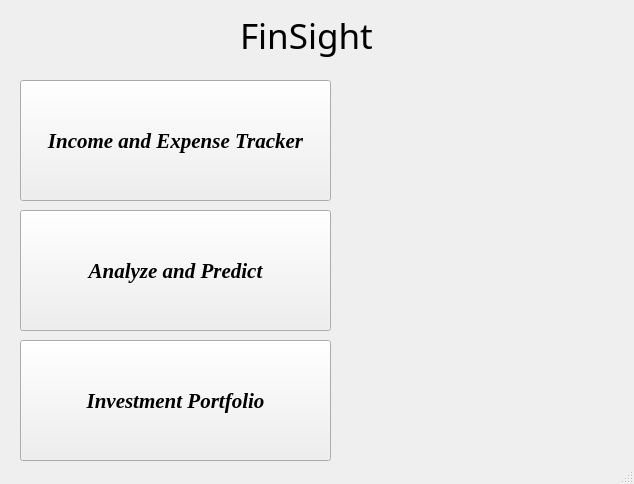
<?xml version="1.0" encoding="UTF-8"?>
<ui version="4.0">
 <class>Dashboard</class>
 <widget class="QMainWindow" name="Dashboard">
  <property name="windowModality">
   <enum>Qt::WindowModality::ApplicationModal</enum>
  </property>
  <property name="geometry">
   <rect>
    <x>0</x>
    <y>0</y>
    <width>634</width>
    <height>484</height>
   </rect>
  </property>
  <property name="windowTitle">
   <string>FinSight Dashboard</string>
  </property>
  <widget class="QWidget" name="centralwidget">
   <widget class="QPushButton" name="pb_Income_Expense">
    <property name="geometry">
     <rect>
      <x>20</x>
      <y>80</y>
      <width>311</width>
      <height>121</height>
     </rect>
    </property>
    <property name="maximumSize">
     <size>
      <width>16777215</width>
      <height>16777215</height>
     </size>
    </property>
    <property name="font">
     <font>
      <family>Times New Roman</family>
      <pointsize>16</pointsize>
      <italic>true</italic>
      <bold>true</bold>
     </font>
    </property>
    <property name="mouseTracking">
     <bool>false</bool>
    </property>
    <property name="text">
     <string>Income and Expense Tracker</string>
    </property>
    <property name="default">
     <bool>false</bool>
    </property>
   </widget>
   <widget class="QPushButton" name="pb_Analyze_Recommend">
    <property name="geometry">
     <rect>
      <x>20</x>
      <y>210</y>
      <width>311</width>
      <height>121</height>
     </rect>
    </property>
    <property name="font">
     <font>
      <family>Times New Roman</family>
      <pointsize>16</pointsize>
      <italic>true</italic>
      <bold>true</bold>
     </font>
    </property>
    <property name="text">
     <string>Analyze and Predict</string>
    </property>
   </widget>
   <widget class="QPushButton" name="pb_Investment_Portfolio">
    <property name="geometry">
     <rect>
      <x>20</x>
      <y>340</y>
      <width>311</width>
      <height>121</height>
     </rect>
    </property>
    <property name="font">
     <font>
      <family>Times New Roman</family>
      <pointsize>16</pointsize>
      <italic>true</italic>
      <bold>true</bold>
     </font>
    </property>
    <property name="text">
     <string>Investment Portfolio</string>
    </property>
   </widget>
   <widget class="QLabel" name="l_App_Name">
    <property name="geometry">
     <rect>
      <x>240</x>
      <y>10</y>
      <width>171</width>
      <height>51</height>
     </rect>
    </property>
    <property name="font">
     <font>
      <family>Stencil</family>
      <pointsize>26</pointsize>
      <italic>false</italic>
     </font>
    </property>
    <property name="layoutDirection">
     <enum>Qt::LayoutDirection::LeftToRight</enum>
    </property>
    <property name="autoFillBackground">
     <bool>false</bool>
    </property>
    <property name="text">
     <string>FinSight</string>
    </property>
   </widget>
   <widget class="QLabel" name="label">
    <property name="geometry">
     <rect>
      <x>440</x>
      <y>80</y>
      <width>121</width>
      <height>121</height>
     </rect>
    </property>
    <property name="text">
     <string/>
    </property>
    <property name="pixmap">
     <pixmap>../Income&amp;Expense.png</pixmap>
    </property>
    <property name="scaledContents">
     <bool>true</bool>
    </property>
   </widget>
   <widget class="QLabel" name="label_2">
    <property name="geometry">
     <rect>
      <x>430</x>
      <y>210</y>
      <width>121</width>
      <height>121</height>
     </rect>
    </property>
    <property name="autoFillBackground">
     <bool>true</bool>
    </property>
    <property name="text">
     <string/>
    </property>
    <property name="pixmap">
     <pixmap>../Analyze&amp;Recommend.png</pixmap>
    </property>
    <property name="scaledContents">
     <bool>true</bool>
    </property>
   </widget>
   <widget class="QLabel" name="label_3">
    <property name="geometry">
     <rect>
      <x>400</x>
      <y>340</y>
      <width>171</width>
      <height>121</height>
     </rect>
    </property>
    <property name="text">
     <string/>
    </property>
    <property name="pixmap">
     <pixmap>../InvestmentPortfolio.png</pixmap>
    </property>
    <property name="scaledContents">
     <bool>true</bool>
    </property>
   </widget>
  </widget>
  <widget class="QStatusBar" name="statusbar"/>
 </widget>
 <resources>
  <include location="../../pyqt/Lib/site-packages/PySide6/resources/icons.qrc"/>
 </resources>
 <connections/>
</ui>
